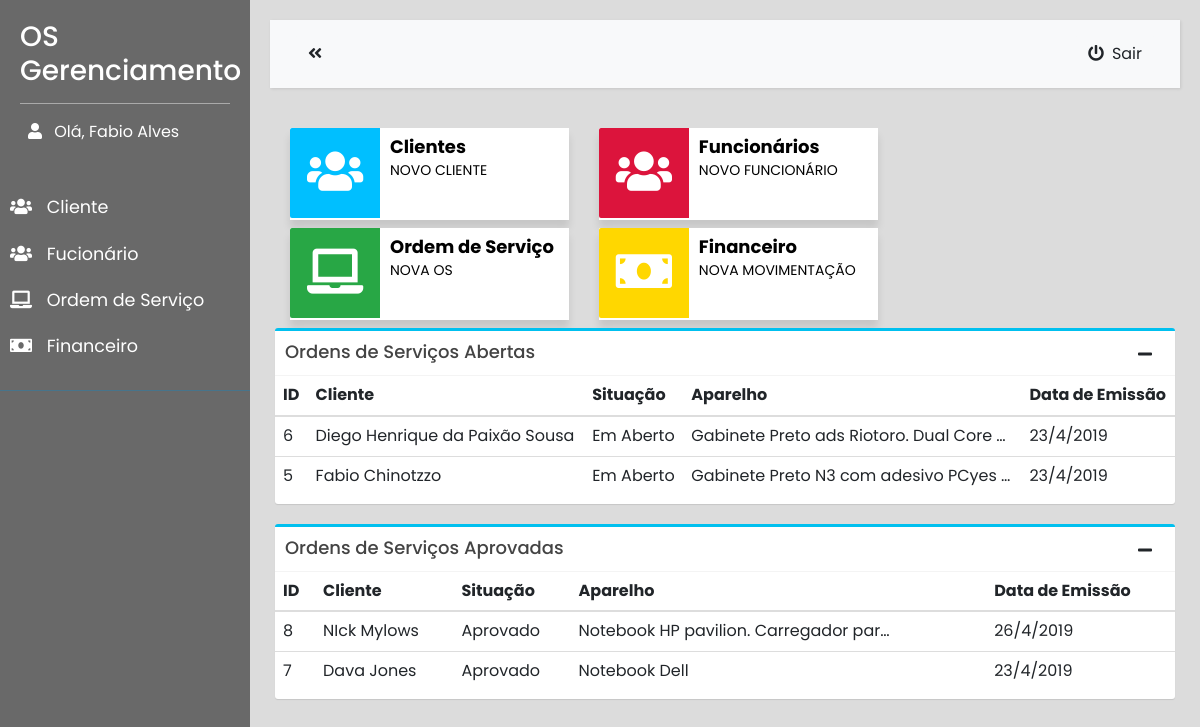
Screenshot of /inicial.php with the database file from the repository.
### tables this page shows
CREATE TABLE `ordem` (
  `id` int(11) NOT NULL,
  `id_cliente` int(11) NOT NULL,
  `cliente` varchar(50) NOT NULL,
  `aparelho` varchar(200) NOT NULL,
  `defeito` varchar(200) NOT NULL,
  `situacao` varchar(25) NOT NULL,
  `relatorio` text NOT NULL,
  `valor` float NOT NULL,
  `data_aber` varchar(10) NOT NULL,
  `data_concl` varchar(10) NOT NULL
);

### inicial.php (the view, shortened to what the rows shown need)
<!DOCTYPE html>
<html lang="pt">
<head>
    <link href="php/css/simple-sidebar.css" rel="stylesheet">
    <link rel="stylesheet" href="php/css/style.css">
    <link rel="stylesheet" href="php/css/style3.css">
    <link rel="stylesheet" href="php/css/hover.css">
    <link href="php/css/bootstrap/bootstrap.css" rel="stylesheet">
    <link rel="stylesheet" href="php/css/icono.min.css">
    <link href="https://maxcdn.bootstrapcdn.com/font-awesome/4.2.0/css/font-awesome.min.css" rel="stylesheet" media="all">
    <link rel="stylesheet" href="php/css/bootstrap/cssfadicao.css">
    <link rel="stylesheet" href="php/css/bootstrap/style4.css">
    <link rel="stylesheet" href="php/fa/css/all.min.css">
</head>
<body style="background-color:#DCDCDC">
    <div class="d-flex" id="wrapper">
        <div id="content">
            <div id="page-content-wrapper">
                <div id="conteudo">
                    <div class="contaniner animado">
                        <div class="row">
                            <div class="box box-info">
                                <div class="box-body">
                                    <div id="tabelaOSAbertoInicial" class="table-responsive">
                                        <table class="table no-margin collapse show" id="collapseosaberta">
                                            <thead>
                                                <tr>
                                                    <th scope="col">ID</th>
                                                    <th scope="col">Cliente</th>
                                                    <th scope="col">Situação</th>
                                                    <th id="Coluna_aparelho" scope="col">Aparelho</th>
                                                    <th scope="col">Data de Emissão</th>
                                                </tr>
                                            </thead>
                                            <tbody>
                                                <?php
                                                       require_once 'php/dbconexao.php';
                                                        $sql  = "Select * ";
                                                        $sql .= "from ordem where situacao = 'Em Aberto' ";
                                                        $sql .= "order by id desc;";
                                                        $seleciona = mysqli_query($conn, $sql);
                                                        $rows = mysqli_num_rows($seleciona);
                                                        if($rows <= 0 ){
                                                            echo "Nenhuma Ordem em aberto!";
                                                        }else{
                                                            while ($campo = mysqli_fetch_array($seleciona)){
                                                                echo '<tr id="'.$campo['id'].'" class="linha pointer" data-toggle="modal" data-target="#ed-cadastroOS"
                                                                    data-id="'.$campo['id'].'"
                                                                    data-id-cliente="'.$campo['id_cliente'].'"
                                                                    data-cliente="'.$campo['cliente'].'"
                                                                    data-aparelho="'.$campo['aparelho'].'"
                                                                    data-defeito="'.$campo['defeito'].'"
                                                                    data-situacao="'.$campo['situacao'].'"
                                                                    data-relatorio="'.$campo['relatorio'].'"
                                                                    data-valor="'.$campo['valor'].'"
                                                                    data-data_aber="'.$campo['data_aber'].'"
                                                                    data-data_concl="'.$campo['data_concl'].'"">';
                                                                echo '  <td id="id1" value="1">' . $campo['id'] . '</td>';
                                                                echo '  <td>' . $campo['cliente'] . '</td>';
                                                                echo '  <td>' . $campo['situacao'] . '</td>';
                                                                echo '  <td><div id="div2">' . $campo['aparelho'] . '</div></td>';
                                                                echo '  <td>' . $campo['data_aber'] . '</td>';
                                                                echo '</tr>';
                                                            };
                                                        };
                                                ?>
                                            </tbody>
                                        </table>
                                    </div>
                                </div>
                            </div>
                        </div>
                        <div class="row">
                            <div class="box box-info">
                                <div class="box-body">
                                    <div id="tabelaOSAprovadoInicial" class="table-responsive">
                                        <table class="table no-margin collapse show" id="collapseosaguardaprov">
                                            <thead>
                                                <tr>
                                                    <th scope="col">ID</th>
                                                    <th scope="col">Cliente</th>
                                                    <th scope="col">Situação</th>
                                                    <th id="Coluna_aparelho" scope="col">Aparelho</th>
                                                    <th scope="col">Data de Emissão</th>
                                                </tr>
                                            </thead>
                                            <tbody>
                                                <?php
                                                        $sql2  = "Select * ";
                                                        $sql2 .= "from ordem where situacao = 'Aprovado' ";
                                                        $sql2 .= "order by id desc;";
                                                        $seleciona2 = mysqli_query($conn, $sql2);
                                                        $rows2 = mysqli_num_rows($seleciona);
                                                        if($rows2 <= 0 ){
                                                            echo "Nenhuma Ordem em aberto!";
                                                        }else{
                                                            while ($campo2 = mysqli_fetch_array($seleciona2)){
                                                                echo '<tr id="'.$campo2['id'].'" class="linha pointer" data-toggle="modal" data-target="#ed-cadastroOS"
                                                                    data-id="'.$campo2['id'].'"
                                                                    data-id-cliente="'.$campo2['id_cliente'].'"
                                                                    data-cliente="'.$campo2['cliente'].'"
                                                                    data-aparelho="'.$campo2['aparelho'].'"
                                                                    data-defeito="'.$campo2['defeito'].'"
                                                                    data-situacao="'.$campo2['situacao'].'"
                                                                    data-relatorio="'.$campo2['relatorio'].'"
                                                                    data-valor="'.$campo2['valor'].'"
                                                                    data-data_aber="'.$campo2['data_aber'].'"
                                                                    data-data_concl="'.$campo2['data_concl'].'"">';
                                                                echo '  <td id="id1" value="1">' . $campo2['id'] . '</td>';
                                                                echo '  <td>' . $campo2['cliente'] . '</td>';
                                                                echo '  <td>' . $campo2['situacao'] . '</td>';
                                                                echo '  <td><div id="div2">' . $campo2['aparelho'] . '</div></td>';
                                                                echo '  <td>' . $campo2['data_aber'] . '</td>';
                                                                echo '</tr>';
                                                            };
                                                        };
                                                ?>
                                            </tbody>
                                        </table>
                                    </div>
                                </div>
                            </div>
                        </div>
                    </div>
                </div>
            </div>
        </div>
    </div>
</body>
</html>

### rows the page displays
ordem: id "6", cliente "Diego Henrique da Paixão Sousa", situacao "Em Aberto", aparelho "Gabinete Preto ads Riotoro. Dual Core…", data_aber "23/4/2019"
ordem: id "5", cliente "Fabio Chinotzzo", situacao "Em Aberto", aparelho "Gabinete Preto N3 com adesivo PCyes…", data_aber "23/4/2019"
ordem: id "8", cliente "NIck Mylows", situacao "Aprovado", aparelho "Notebook HP pavilion. Carregador par…", data_aber "26/4/2019"
ordem: id "7", cliente "Dava Jones", situacao "Aprovado", aparelho "Notebook Dell", data_aber "23/4/2019"
